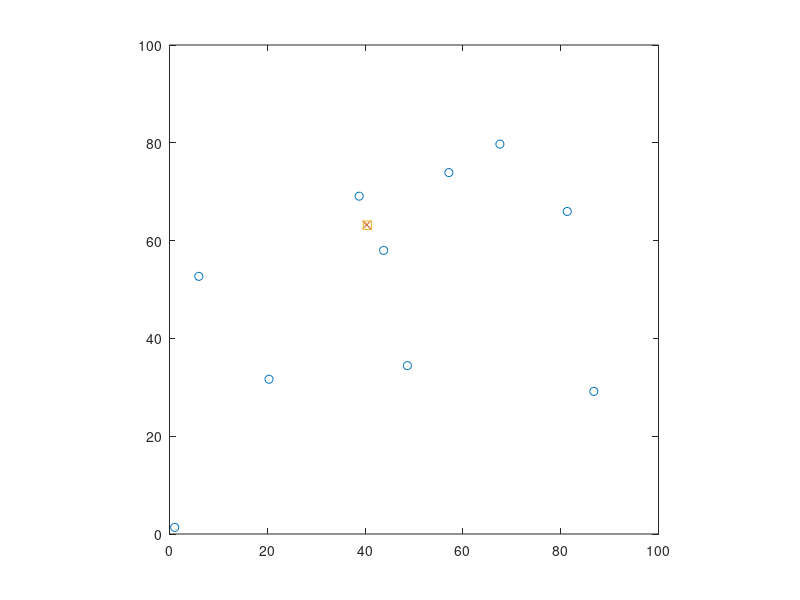

MATLAB code for this plot: (Note: this script raises an error after producing the figure.)
%
% Localize a source with unknown power from RSSI measurements
%

% Simulation setup
N = 10;					% No. of anchors
n = 2;					% Embedding dimension
sidelength = 100;
a = sidelength*rand(n,N);		% Anchor positions
x = sidelength*rand(n,1);		% Source position

D = squareform(pdist([x zeros(size(x)) a]'));
d = D(1,3:end);				% Source-anchor distances
an = D(2,3:end);			% Anchor norms

% Generate observations
P0 = 100;				% Source power
P = P0./(d.^2);				% Noiseless RSSI

stdev = 1e-1;				% Log-noise standard deviation
%stdev = 0;
P = P.*exp(stdev*randn(size(P)));	% Introduce noise
QP = 1e-2;
P = QP*round(P/QP);			% Quantize power measurements

% Localize source by least-squares
A = [-2*repmat(P,[n 1]).*a; -ones(size(P)); P]';
b = (-P.*(an.^2))';

z = A\b;
xe = z(1:n);
norm(x-xe)

if n==2,
  plot(a'*[1; 1i],'o'); hold all
  plot(x'*[1; 1i],'x'); plot(xe'*[1; 1i],'s'); hold off
  axis(sidelength*[0 1 0 1]); axis('square')
end

% RLS formulation (one-shot)
RlsPar = struct('lam',1);
[e,w,RlsPar] = qrrls(A,b,RlsPar);
norm(z-w)

% RLS formulation (incremental)
RlsPar = struct('lam',1);
for i = 1:size(A,1)
  [e,w,RlsPar] = qrrls(A(i,:),b(i),RlsPar); %meter no ciclo interior
end
w
norm(z-w)
